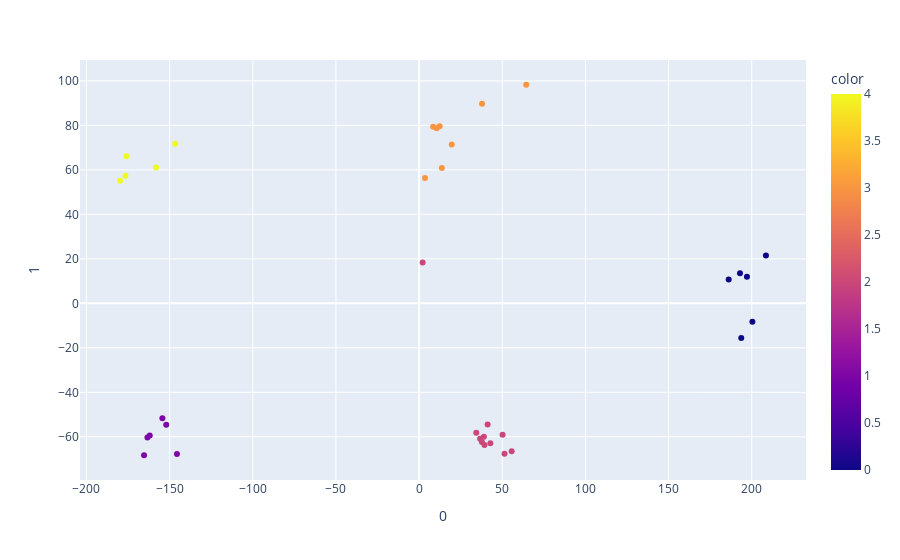
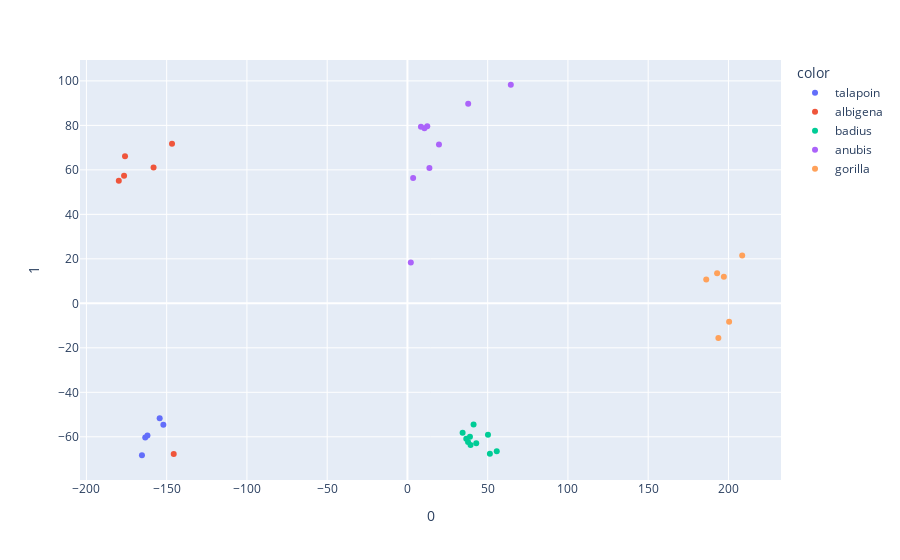

Notebook cell for these charts, in order:
### Code cell
plotPCA1 = 0
plotPCA2 = 1

pca = PCA(n_components=3)
components = pca.fit_transform(X)

loadings = pca.components_.T * np.sqrt(pca.explained_variance_)
components2 = []
for i in components:
    components2.append([i[plotPCA1], i[plotPCA2]])

fig = px.scatter(components2, x=0, y=1, color=data_with_clusters['Clusters'])
fig.show()

fig = px.scatter(components, x=0, y=1, color=species_series)
fig.show()

### Figure 1 — Plotly figure (JSON) as saved in the notebook; plotly's stock layout.template omitted (floating-point values rounded to 4 significant figures)
{"data": [{"hovertemplate": "0=%{x}<br>1=%{y}<br>color=%{marker.color}<extra></extra>", "legendgroup": "", "marker": {"color": [1, 1, 1, 1, 1, 4, 4, 4, 4, 1, 4, 2, 2, 2, 2, 2, 2, 2, 2, 2, 2, 3, 3, 3, 3, 3, 3, 3, 3, 2, 0, 0, 0, 0, 0, 0], "coloraxis": "coloraxis", "symbol": "circle"}, "mode": "markers", "name": "", "orientation": "v", "showlegend": false, "type": "scatter", "x": [-154.4, -152.1, -165.4, -163.4, -162.0, -179.8, -158.2, -176.5, -175.9, -145.6, -146.7, 41.21, 42.86, 51.37, 38.94, 36.65, 55.64, 34.38, 39.32, 50.18, 37.76, 64.41, 37.85, 12.35, 3.556, 19.65, 10.6, 8.42, 13.69, 2.116, 197.1, 208.6, 186.1, 200.4, 193.7, 192.9], "xaxis": "x", "y": [-51.61, -54.58, -68.3, -60.33, -59.44, 55.1, 61.08, 57.32, 66.09, -67.79, 71.71, -54.47, -62.9, -67.65, -59.96, -60.87, -66.45, -58.13, -63.72, -59.09, -62.32, 98.26, 89.71, 79.62, 56.35, 71.35, 78.68, 79.41, 60.86, 18.38, 11.93, 21.46, 10.69, -8.328, -15.63, 13.54], "yaxis": "y"}], "layout": {"coloraxis": {"colorbar": {"title": {"text": "color"}}, "colorscale": [[0, "#0d0887"], [0.1111, "#46039f"], [0.2222, "#7201a8"], [0.3333, "#9c179e"], [0.4444, "#bd3786"], [0.5556, "#d8576b"], [0.6667, "#ed7953"], [0.7778, "#fb9f3a"], [0.8889, "#fdca26"], [1, "#f0f921"]]}, "legend": {"tracegroupgap": 0}, "margin": {"t": 60}, "xaxis": {"anchor": "y", "domain": [0, 1], "title": {"text": "0"}}, "yaxis": {"anchor": "x", "domain": [0, 1], "title": {"text": "1"}}}}

### Figure 2 — Plotly figure (JSON) as saved in the notebook; plotly's stock layout.template omitted (floating-point values rounded to 4 significant figures)
{"data": [{"hovertemplate": "color=talapoin<br>0=%{x}<br>1=%{y}<extra></extra>", "legendgroup": "talapoin", "marker": {"color": "#636efa", "symbol": "circle"}, "mode": "markers", "name": "talapoin", "orientation": "v", "showlegend": true, "type": "scatter", "x": [-154.4, -152.1, -165.4, -163.4, -162.0], "xaxis": "x", "y": [-51.61, -54.58, -68.3, -60.33, -59.44], "yaxis": "y"}, {"hovertemplate": "color=albigena<br>0=%{x}<br>1=%{y}<extra></extra>", "legendgroup": "albigena", "marker": {"color": "#EF553B", "symbol": "circle"}, "mode": "markers", "name": "albigena", "orientation": "v", "showlegend": true, "type": "scatter", "x": [-179.8, -158.2, -176.5, -175.9, -145.6, -146.7], "xaxis": "x", "y": [55.1, 61.08, 57.32, 66.09, -67.79, 71.71], "yaxis": "y"}, {"hovertemplate": "color=badius<br>0=%{x}<br>1=%{y}<extra></extra>", "legendgroup": "badius", "marker": {"color": "#00cc96", "symbol": "circle"}, "mode": "markers", "name": "badius", "orientation": "v", "showlegend": true, "type": "scatter", "x": [41.21, 42.86, 51.37, 38.94, 36.65, 55.64, 34.38, 39.32, 50.18, 37.76], "xaxis": "x", "y": [-54.47, -62.9, -67.65, -59.96, -60.87, -66.45, -58.13, -63.72, -59.09, -62.32], "yaxis": "y"}, {"hovertemplate": "color=anubis<br>0=%{x}<br>1=%{y}<extra></extra>", "legendgroup": "anubis", "marker": {"color": "#ab63fa", "symbol": "circle"}, "mode": "markers", "name": "anubis", "orientation": "v", "showlegend": true, "type": "scatter", "x": [64.41, 37.85, 12.35, 3.556, 19.65, 10.6, 8.42, 13.69, 2.116], "xaxis": "x", "y": [98.26, 89.71, 79.62, 56.35, 71.35, 78.68, 79.41, 60.86, 18.38], "yaxis": "y"}, {"hovertemplate": "color=gorilla<br>0=%{x}<br>1=%{y}<extra></extra>", "legendgroup": "gorilla", "marker": {"color": "#FFA15A", "symbol": "circle"}, "mode": "markers", "name": "gorilla", "orientation": "v", "showlegend": true, "type": "scatter", "x": [197.1, 208.6, 186.1, 200.4, 193.7, 192.9], "xaxis": "x", "y": [11.93, 21.46, 10.69, -8.328, -15.63, 13.54], "yaxis": "y"}], "layout": {"legend": {"title": {"text": "color"}, "tracegroupgap": 0}, "margin": {"t": 60}, "xaxis": {"anchor": "y", "domain": [0, 1], "title": {"text": "0"}}, "yaxis": {"anchor": "x", "domain": [0, 1], "title": {"text": "1"}}}}
